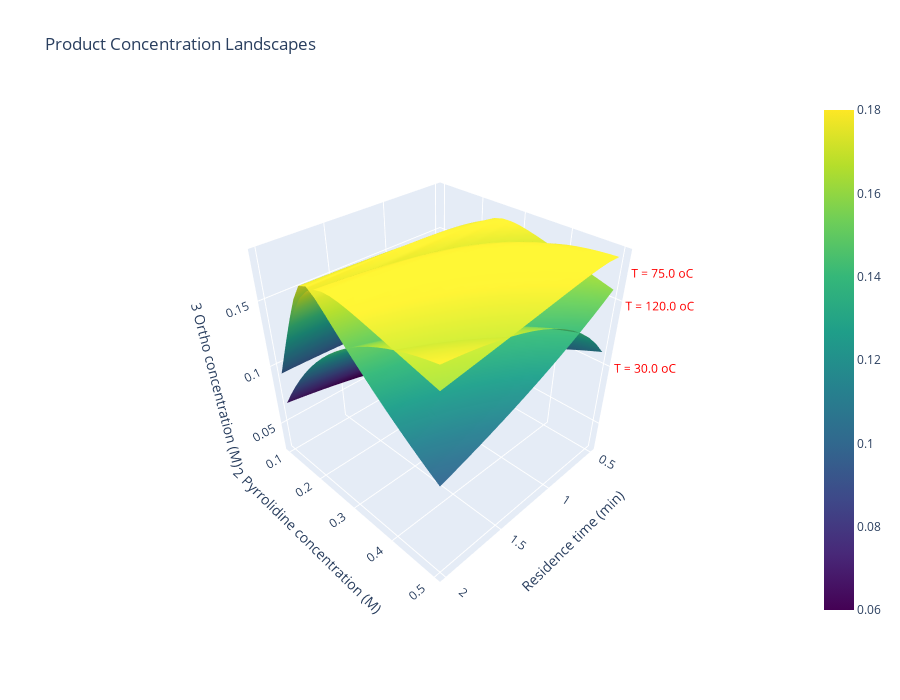

Notebook code cell kept with this figure:
### Code cell
# Target product concentration landscapes
# The optimal operation points gradually slide to regions with lower residence time and lower 3 prld concentration to avoid side reaction
# np.linspace(start, stop, num) returns `num` evenly spaced samples, calculated over the interval [`start`, `stop`]

operation_params = [
    ({"param": "Temperature"}, np.linspace(30, 120, 3)), # oC
    ({"param": "Residence_Time"}, np.linspace(0.5, 2, 16)), # min
    ({"param": "Concentration", "stream": "Continuous_Flow", "species": "prld"}, np.linspace(0.1, 0.5, 21)), # mol/L
]
pyrrolidine_snar.plot_product_conc_landscapes(operation_params)

### Figure 1 — Plotly figure (JSON) as saved in the notebook; plotly's stock layout.template omitted (floating-point values rounded to 4 significant figures; data arrays with more than 128 entries replaced by an {"elided": "..."} marker saying what was removed)
{"data": [{"coloraxis": "coloraxis", "type": "surface", "x": {"elided": "16x21 float values"}, "y": {"elided": "16x21 float values"}, "z": {"elided": "16x21 float values"}}, {"coloraxis": "coloraxis", "type": "surface", "x": {"elided": "16x21 float values"}, "y": {"elided": "16x21 float values"}, "z": {"elided": "16x21 float values"}}, {"coloraxis": "coloraxis", "type": "surface", "x": {"elided": "16x21 float values"}, "y": {"elided": "16x21 float values"}, "z": {"elided": "16x21 float values"}}, {"mode": "text", "showlegend": false, "text": ["T = 30.0 oC"], "textfont": {"color": "red", "size": 12}, "textposition": "bottom right", "type": "scatter3d", "x": [0.5], "y": [0.5], "z": [0.1117]}, {"mode": "text", "showlegend": false, "text": ["T = 75.0 oC"], "textfont": {"color": "red", "size": 12}, "textposition": "bottom right", "type": "scatter3d", "x": [0.5], "y": [0.5], "z": [0.1802]}, {"mode": "text", "showlegend": false, "text": ["T = 120.0 oC"], "textfont": {"color": "red", "size": 12}, "textposition": "bottom right", "type": "scatter3d", "x": [0.5], "y": [0.5], "z": [0.1581]}], "layout": {"coloraxis": {"cmax": 0.18, "cmin": 0.06, "colorscale": [[0, "#440154"], [0.1111, "#482878"], [0.2222, "#3e4989"], [0.3333, "#31688e"], [0.4444, "#26828e"], [0.5556, "#1f9e89"], [0.6667, "#35b779"], [0.7778, "#6ece58"], [0.8889, "#b5de2b"], [1, "#fde725"]]}, "height": 700, "scene": {"camera": {"eye": {"x": 1.5, "y": 1.5, "z": 1.5}}, "xaxis": {"tickmode": "array", "tickvals": [0.5, 1, 1.5, 2], "title": {"text": "Residence time (min)"}}, "yaxis": {"tickmode": "array", "tickvals": [0.1, 0.2, 0.3, 0.4, 0.5], "title": {"text": "2 Pyrrolidine concentration (M)"}}, "zaxis": {"tickmode": "array", "tickvals": [0.05, 0.1, 0.15, 0.2], "title": {"text": "3 Ortho concentration (M)"}}}, "title": {"text": "Product Concentration Landscapes"}, "width": 900}}
